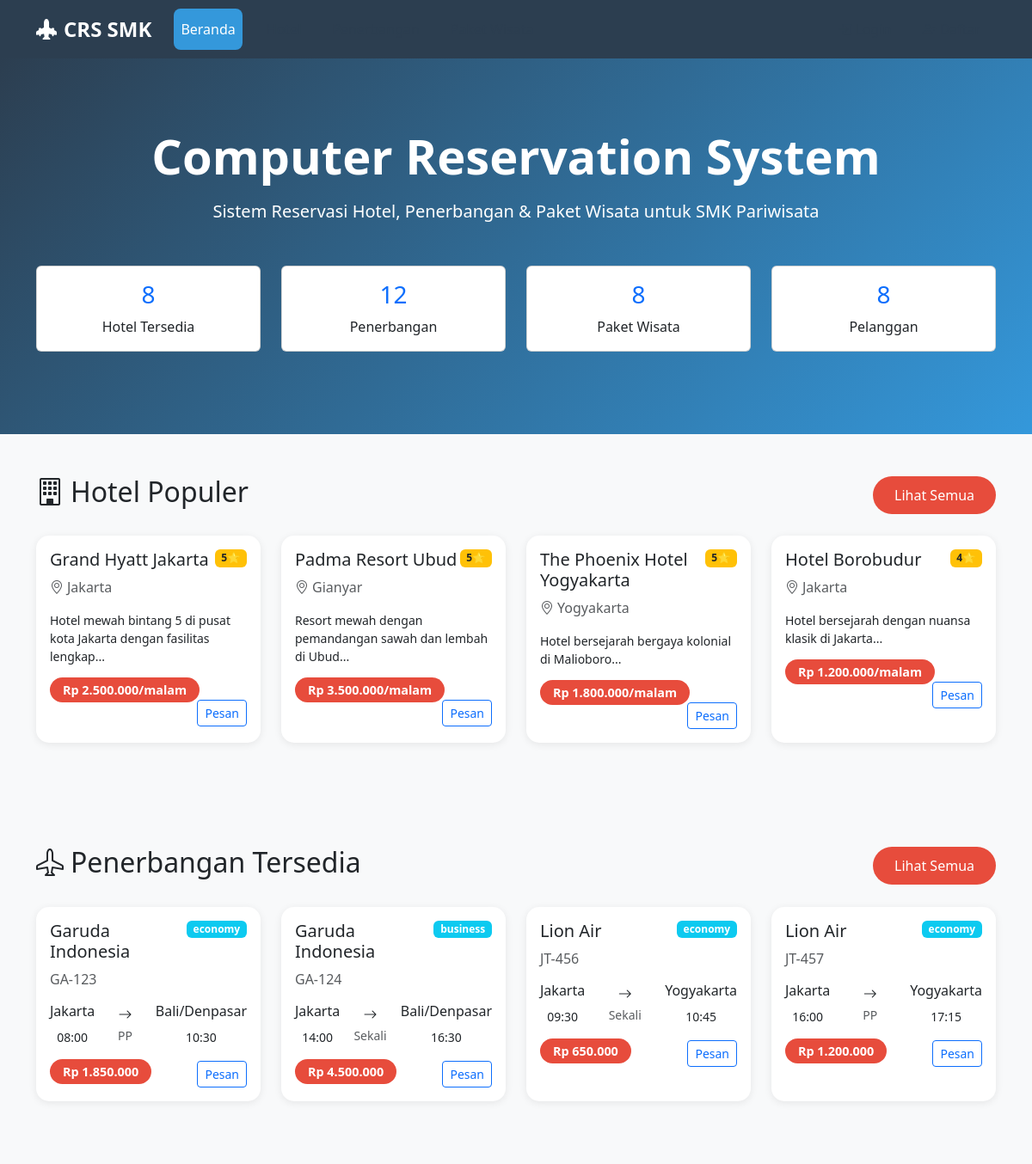
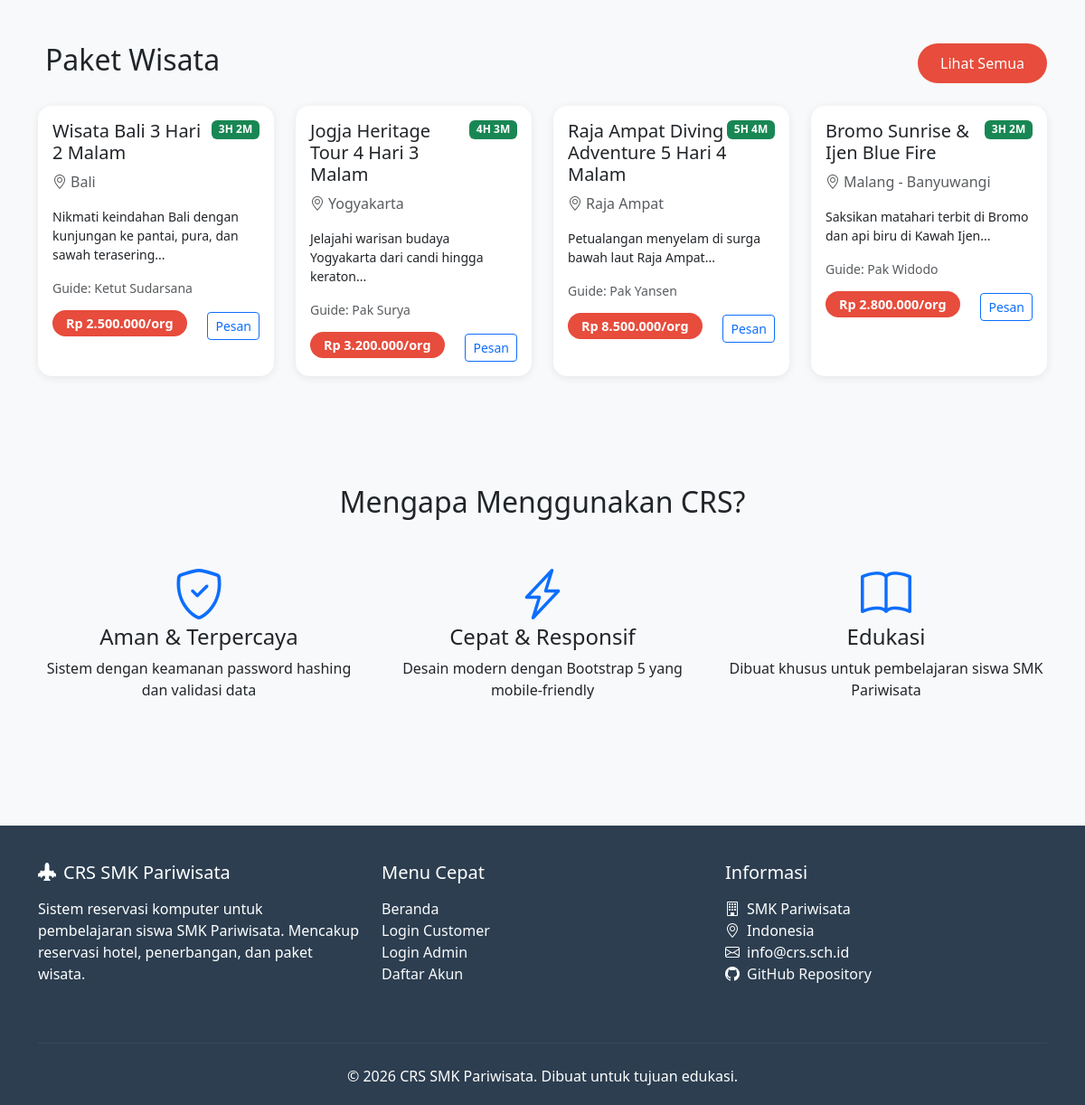
The page / on the database its author committed (2 pictures, top to bottom).
### tables this page shows
CREATE TABLE hotels (
    id INT AUTO_INCREMENT PRIMARY KEY,
    name VARCHAR(100) NOT NULL,
    description TEXT,
    location VARCHAR(100) NOT NULL,
    address TEXT,
    city VARCHAR(50) NOT NULL,
    country VARCHAR(50) DEFAULT 'Indonesia',
    star_rating INT CHECK (star_rating BETWEEN 1 AND 5),
    facilities TEXT,
    contact_phone VARCHAR(20),
    contact_email VARCHAR(100),
    image_url VARCHAR(255),
    price_per_night DECIMAL(12,2) NOT NULL,
    total_rooms INT NOT NULL DEFAULT 0,
    available_rooms INT NOT NULL DEFAULT 0,
    is_active TINYINT(1) DEFAULT 1,
    created_at TIMESTAMP DEFAULT CURRENT_TIMESTAMP,
    updated_at TIMESTAMP DEFAULT CURRENT_TIMESTAMP ON UPDATE CURRENT_TIMESTAMP
);

CREATE TABLE flights (
    id INT AUTO_INCREMENT PRIMARY KEY,
    flight_number VARCHAR(20) NOT NULL UNIQUE,
    airline VARCHAR(50) NOT NULL,
    departure_city VARCHAR(50) NOT NULL,
    arrival_city VARCHAR(50) NOT NULL,
    departure_airport VARCHAR(100),
    arrival_airport VARCHAR(100),
    departure_time TIME NOT NULL,
    arrival_time TIME NOT NULL,
    flight_date DATE NOT NULL,
    return_date DATE,
    flight_type ENUM('one_way', 'round_trip') DEFAULT 'one_way',
    class_type ENUM('economy', 'business', 'first_class') DEFAULT 'economy',
    price DECIMAL(12,2) NOT NULL,
    total_seats INT NOT NULL DEFAULT 0,
    available_seats INT NOT NULL DEFAULT 0,
    baggage_allowance VARCHAR(50),
    facilities TEXT,
    is_active TINYINT(1) DEFAULT 1,
    created_at TIMESTAMP DEFAULT CURRENT_TIMESTAMP,
    updated_at TIMESTAMP DEFAULT CURRENT_TIMESTAMP ON UPDATE CURRENT_TIMESTAMP
);

CREATE TABLE tour_packages (
    id INT AUTO_INCREMENT PRIMARY KEY,
    package_code VARCHAR(20) NOT NULL UNIQUE,
    name VARCHAR(100) NOT NULL,
    description TEXT,
    destination VARCHAR(100) NOT NULL,
    duration_days INT NOT NULL,
    duration_nights INT NOT NULL,
    itinerary TEXT,
    inclusions TEXT,
    exclusions TEXT,
    price_per_person DECIMAL(12,2) NOT NULL,
    max_participants INT DEFAULT 20,
    available_slots INT DEFAULT 20,
    start_date DATE,
    end_date DATE,
    meeting_point VARCHAR(255),
    guide_name VARCHAR(100),
    guide_phone VARCHAR(20),
    image_url VARCHAR(255),
    category ENUM('family', 'adventure', 'honeymoon', 'cultural', 'nature', 'educational') DEFAULT 'cultural',
    is_active TINYINT(1) DEFAULT 1,
    created_at TIMESTAMP DEFAULT CURRENT_TIMESTAMP,
    updated_at TIMESTAMP DEFAULT CURRENT_TIMESTAMP ON UPDATE CURRENT_TIMESTAMP
);

### includes/db_connect.php (called while the page is built, shortened)
<?php
function formatRupiah($amount) {
    return 'Rp ' . number_format($amount, 0, ',', '.');
}
?>

### index.php (the view, shortened to what this page needs)
<?php
require_once 'includes/db_connect.php';
require_once 'includes/header.php';
$hotels_sql = "SELECT * FROM hotels WHERE is_active = 1 ORDER BY star_rating DESC LIMIT 4";
$hotels_result = $conn->query($hotels_sql);
$flights_sql = "SELECT * FROM flights WHERE is_active = 1 AND flight_date >= CURDATE() ORDER BY flight_date LIMIT 4";
$flights_result = $conn->query($flights_sql);
$packages_sql = "SELECT * FROM tour_packages WHERE is_active = 1 AND start_date >= CURDATE() ORDER BY start_date LIMIT 4";
$packages_result = $conn->query($packages_sql);
$stats_sql = "SELECT
    (SELECT COUNT(*) FROM hotels WHERE is_active = 1) as total_hotels,
    (SELECT COUNT(*) FROM flights WHERE is_active = 1) as total_flights,
    (SELECT COUNT(*) FROM tour_packages WHERE is_active = 1) as total_packages,
    (SELECT COUNT(*) FROM customers) as total_customers";
$stats = $conn->query($stats_sql)->fetch_assoc();
?>
<section class="hero-section">
    <div class="container text-center">
        <h1 class="display-4 fw-bold mb-3">Computer Reservation System</h1>
        <p class="lead mb-4">Sistem Reservasi Hotel, Penerbangan & Paket Wisata untuk SMK Pariwisata</p>
        <div class="row justify-content-center mt-5">
            <div class="col-md-3 mb-3">
                <div class="card bg-white text-dark p-3">
                    <h3 class="text-primary"><?php echo $stats['total_hotels']; ?></h3>
                    <p class="mb-0">Hotel Tersedia</p>
                </div>
            </div>
            <div class="col-md-3 mb-3">
                <div class="card bg-white text-dark p-3">
                    <h3 class="text-primary"><?php echo $stats['total_flights']; ?></h3>
                    <p class="mb-0">Penerbangan</p>
                </div>
            </div>
            <div class="col-md-3 mb-3">
                <div class="card bg-white text-dark p-3">
                    <h3 class="text-primary"><?php echo $stats['total_packages']; ?></h3>
                    <p class="mb-0">Paket Wisata</p>
                </div>
            </div>
            <div class="col-md-3 mb-3">
                <div class="card bg-white text-dark p-3">
                    <h3 class="text-primary"><?php echo $stats['total_customers']; ?></h3>
                    <p class="mb-0">Pelanggan</p>
                </div>
            </div>
        </div>
    </div>
</section>
<section id="hotels" class="py-5">
    <div class="container">
        <div class="d-flex justify-content-between align-items-center mb-4">
            <h2><i class="bi bi-building me-2"></i>Hotel Populer</h2>
            <a href="customer/book_hotel.php" class="btn btn-custom">Lihat Semua</a>
        </div>
        <div class="row">
            <?php while($hotel = $hotels_result->fetch_assoc()): ?>
            <div class="col-md-3 mb-4">
                <div class="card card-hover h-100">
                    <div class="card-body">
                        <div class="d-flex justify-content-between align-items-start">
                            <h5 class="card-title"><?php echo $hotel['name']; ?></h5>
                            <span class="badge bg-warning text-dark"><?php echo $hotel['star_rating']; ?>⭐</span>
                        </div>
                        <p class="text-muted"><i class="bi bi-geo-alt me-1"></i><?php echo $hotel['city']; ?></p>
                        <p class="card-text small"><?php echo substr($hotel['description'], 0, 100); ?>...</p>
                        <div class="mt-auto">
                            <span class="price-tag"><?php echo formatRupiah($hotel['price_per_night']); ?>/malam</span>
                            <a href="customer/book_hotel.php?hotel_id=<?php echo $hotel['id']; ?>" class="btn btn-sm btn-outline-primary float-end">Pesan</a>
                        </div>
                    </div>
                </div>
            </div>
            <?php endwhile; ?>
        </div>
    </div>
</section>
<section id="flights" class="py-5 bg-light">
    <div class="container">
        <div class="d-flex justify-content-between align-items-center mb-4">
            <h2><i class="bi bi-airplane me-2"></i>Penerbangan Tersedia</h2>
            <a href="customer/book_flight.php" class="btn btn-custom">Lihat Semua</a>
        </div>
        <div class="row">
            <?php while($flight = $flights_result->fetch_assoc()): ?>
            <div class="col-md-3 mb-4">
                <div class="card card-hover h-100">
                    <div class="card-body">
                        <div class="d-flex justify-content-between align-items-start">
                            <h5 class="card-title"><?php echo $flight['airline']; ?></h5>
                            <span class="badge bg-info"><?php echo $flight['class_type']; ?></span>
                        </div>
                        <p class="text-muted"><?php echo $flight['flight_number']; ?></p>
                        <div class="d-flex justify-content-between align-items-center my-3">
                            <div class="text-center">
                                <h6><?php echo $flight['departure_city']; ?></h6>
                                <small><?php echo substr($flight['departure_time'], 0, 5); ?></small>
                            </div>
                            <div class="text-center px-2">
                                <i class="bi bi-arrow-right"></i>
                                <br><small class="text-muted"><?php echo $flight['flight_type'] == 'round_trip' ? 'PP' : 'Sekali'; ?></small>
                            </div>
                            <div class="text-center">
                                <h6><?php echo $flight['arrival_city']; ?></h6>
                                <small><?php echo substr($flight['arrival_time'], 0, 5); ?></small>
                            </div>
                        </div>
                        <div class="mt-auto">
                            <span class="price-tag"><?php echo formatRupiah($flight['price']); ?></span>
                            <a href="customer/book_flight.php?flight_id=<?php echo $flight['id']; ?>" class="btn btn-sm btn-outline-primary float-end">Pesan</a>
                        </div>
                    </div>
                </div>
            </div>
            <?php endwhile; ?>
        </div>
    </div>
</section>
<section id="packages" class="py-5">
    <div class="container">
        <div class="d-flex justify-content-between align-items-center mb-4">
            <h2><i class="bi bi-suitcase-lg me-2"></i>Paket Wisata</h2>
            <a href="customer/book_package.php" class="btn btn-custom">Lihat Semua</a>
        </div>
        <div class="row">
            <?php while($package = $packages_result->fetch_assoc()): ?>
            <div class="col-md-3 mb-4">
                <div class="card card-hover h-100">
                    <div class="card-body">
                        <div class="d-flex justify-content-between align-items-start">
                            <h5 class="card-title"><?php echo $package['name']; ?></h5>
                            <span class="badge bg-success"><?php echo $package['duration_days']; ?>H <?php echo $package['duration_nights']; ?>M</span>
                        </div>
                        <p class="text-muted"><i class="bi bi-geo-alt me-1"></i><?php echo $package['destination']; ?></p>
                        <p class="card-text small"><?php echo substr($package['description'], 0, 100); ?>...</p>
                        <p class="small text-muted">Guide: <?php echo $package['guide_name']; ?></p>
                        <div class="mt-auto">
                            <span class="price-tag"><?php echo formatRupiah($package['price_per_person']); ?>/org</span>
                            <a href="customer/book_package.php?package_id=<?php echo $package['id']; ?>" class="btn btn-sm btn-outline-primary float-end">Pesan</a>
                        </div>
                    </div>
                </div>
            </div>
            <?php endwhile; ?>
        </div>
    </div>
</section>
<section class="py-5 bg-light">
    <div class="container">
        <h2 class="text-center mb-5">Mengapa Menggunakan CRS?</h2>
        <div class="row">
            <div class="col-md-4 text-center mb-4">
                <i class="bi bi-shield-check display-4 text-primary mb-3"></i>
                <h4>Aman & Terpercaya</h4>
                <p>Sistem dengan keamanan password hashing dan validasi data</p>
            </div>
            <div class="col-md-4 text-center mb-4">
                <i class="bi bi-lightning-charge display-4 text-primary mb-3"></i>
                <h4>Cepat & Responsif</h4>
                <p>Desain modern dengan Bootstrap 5 yang mobile-friendly</p>
            </div>
            <div class="col-md-4 text-center mb-4">
                <i class="bi bi-book display-4 text-primary mb-3"></i>
                <h4>Edukasi</h4>
                <p>Dibuat khusus untuk pembelajaran siswa SMK Pariwisata</p>
            </div>
        </div>
    </div>
</section>
<?php require_once 'includes/footer.php'; ?>

### rows shown on the page
hotels: name "Grand Hyatt Jakarta", star_rating "5", city "Jakarta", description "Hotel mewah bintang 5 di pusat kota Jakarta dengan fasilitas lengkap", price_per_night "Rp 2.500.000"
hotels: name "Padma Resort Ubud", star_rating "5", city "Gianyar", description "Resort mewah dengan pemandangan sawah dan lembah di Ubud", price_per_night "Rp 3.500.000"
hotels: name "The Phoenix Hotel Yogyakarta", star_rating "5", city "Yogyakarta", description "Hotel bersejarah bergaya kolonial di Malioboro", price_per_night "Rp 1.800.000"
hotels: name "Hotel Borobudur", star_rating "4", city "Jakarta", description "Hotel bersejarah dengan nuansa klasik di Jakarta", price_per_night "Rp 1.200.000"
flights: airline "Garuda Indonesia", class_type "economy", flight_number "GA-123", departure_city "Jakarta", departure_time "08:00", flight_type "PP", arrival_city "Bali/Denpasar", arrival_time "10:30", price "Rp 1.850.000"
flights: airline "Garuda Indonesia", class_type "business", flight_number "GA-124", departure_city "Jakarta", departure_time "14:00", flight_type "Sekali", arrival_city "Bali/Denpasar", arrival_time "16:30", price "Rp 4.500.000"
flights: airline "Lion Air", class_type "economy", flight_number "JT-456", departure_city "Jakarta", departure_time "09:30", flight_type "Sekali", arrival_city "Yogyakarta", arrival_time "10:45", price "Rp 650.000"
flights: airline "Lion Air", class_type "economy", flight_number "JT-457", departure_city "Jakarta", departure_time "16:00", flight_type "PP", arrival_city "Yogyakarta", arrival_time "17:15", price "Rp 1.200.000"
tour_packages: name "Wisata Bali 3 Hari 2 Malam", duration_days "3", duration_nights "2", destination "Bali", description "Nikmati keindahan Bali dengan kunjungan ke pantai, pura, dan sawah terasering", guide_name "Ketut Sudarsana", price_per_person "Rp 2.500.000"
tour_packages: name "Jogja Heritage Tour 4 Hari 3 Malam", duration_days "4", duration_nights "3", destination "Yogyakarta", description "Jelajahi warisan budaya Yogyakarta dari candi hingga keraton", guide_name "Pak Surya", price_per_person "Rp 3.200.000"
tour_packages: name "Raja Ampat Diving Adventure 5 Hari 4 Malam", duration_days "5", duration_nights "4", destination "Raja Ampat", description "Petualangan menyelam di surga bawah laut Raja Ampat", guide_name "Pak Yansen", price_per_person "Rp 8.500.000"
tour_packages: name "Bromo Sunrise & Ijen Blue Fire", duration_days "3", duration_nights "2", destination "Malang - Banyuwangi", description "Saksikan matahari terbit di Bromo dan api biru di Kawah Ijen", guide_name "Pak Widodo", price_per_person "Rp 2.800.000"

### other values the page prints
$stats['total_hotels'] "8"
$stats['total_flights'] "12"
$stats['total_packages'] "8"
$stats['total_customers'] "8"
